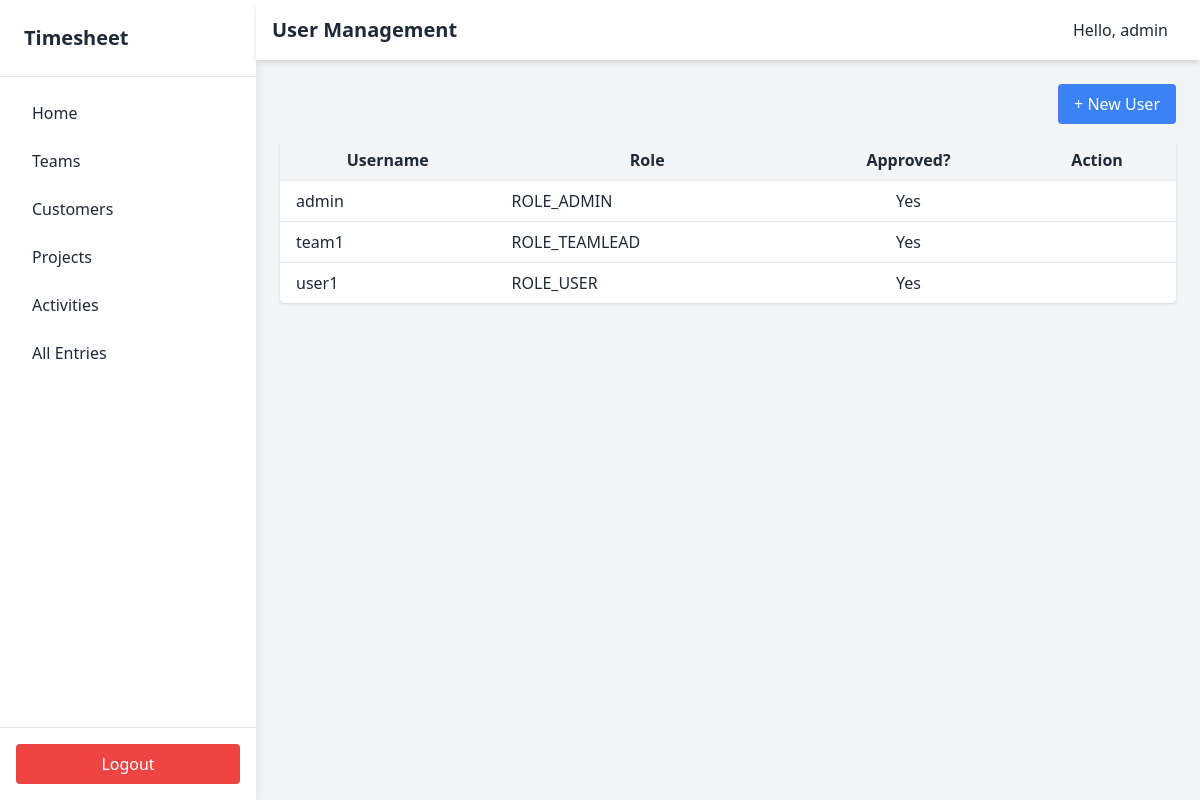
The page /users (signed in) on the database as committed earlier.
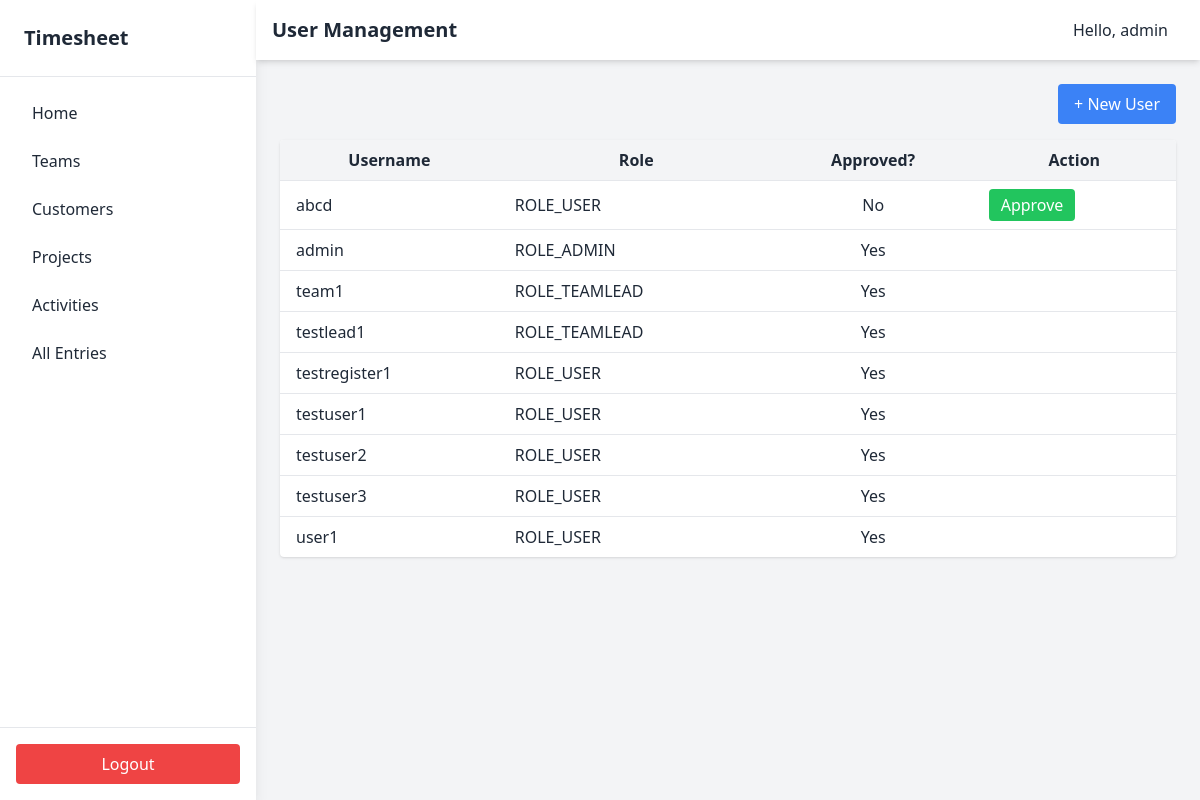
The same page on the database as committed later.
### models.py (models this page shows, shortened)
class User(UserMixin, db.Model):
    __tablename__ = "users"
    id = db.Column(db.Integer, primary_key=True)
    username = db.Column(db.String(150), unique=True, nullable=False)
    password_hash = db.Column(db.String(256), nullable=False)
    role = db.Column(db.String(50), nullable=False, default="ROLE_USER")
    is_approved = db.Column(db.Boolean, nullable=False, default=False)
    leading_teams = db.relationship(
        "Team",
        back_populates="lead",
        foreign_keys="[Team.lead_id]",
        cascade="all, delete-orphan",
    )
    teams = db.relationship("Team", secondary=team_members, back_populates="members")

### app.py (the view)
@app.route("/users")
@login_required
@role_required("ROLE_ADMIN")
def list_users():
    users = User.query.order_by(User.username).all()
    return render_template("users.html", users=users)

### app.py (called while the page is built)
@login_manager.user_loader
def load_user(user_id):
    return User.query.get(int(user_id))

def role_required(role):
    def decorator(f):
        @wraps(f)
        def wrapped(*args, **kwargs):
            if not current_user.is_authenticated or current_user.role != role:
                abort(403)
            return f(*args, **kwargs)
        return wrapped
    return decorator

### templates/users.html (shortened to what this page needs)
{% extends "base.html" %}
{% block page_title %}User Management{% endblock %}
{% block content %}
<div class="flex justify-end mb-4">
    <a href="{{ url_for('new_user') }}" class="bg-blue-500 text-white px-4 py-2 rounded hover:bg-blue-600">
        + New User
    </a>
</div>
<table class="min-w-full bg-white rounded shadow overflow-hidden">
    <thead class="bg-gray-100">
        <tr>
            <th class="px-4 py-2">Username</th>
            <th class="px-4 py-2">Role</th>
            <th class="px-4 py-2">Approved?</th>
            <th class="px-4 py-2">Action</th>
        </tr>
    </thead>
    <tbody>
        {% for u in users %}
        <tr class="border-t">
            <td class="px-4 py-2">{{ u.username }}</td>
            <td class="px-4 py-2">{{ u.role }}</td>
            <td class="px-4 py-2 text-center">{{ 'Yes' if u.is_approved else 'No' }}</td>
            <td class="px-4 py-2">
                {% if not u.is_approved %}
                <form method="POST" action="{{ url_for('approve_user', id=u.id) }}">
                    <button type="submit" class="bg-green-500 text-white px-3 py-1 rounded hover:bg-green-600">
                        Approve
                    </button>
                </form>
                {% endif %}
            </td>
        </tr>
        {% endfor %}
    </tbody>
</table>
{% endblock %}

### templates/base.html (shortened to what this page needs)
<!DOCTYPE html>
<html lang="en">
<head>
    <script src="https://cdn.tailwindcss.com"></script>
</head>
<body class="h-screen flex bg-gray-100 text-gray-800">
    <aside class="w-64 bg-white shadow-lg hidden md:flex flex-col">
        <div class="p-6 text-xl font-bold border-b">Timesheet</div>
        <nav class="flex-1 p-4 space-y-2">
            {% if current_user.is_authenticated %}
            <a href="{{ url_for('home') }}" class="block px-4 py-2 rounded hover:bg-gray-200">Home</a>
            {% if current_user.role == 'ROLE_ADMIN' %}
            <a href="{{ url_for('list_teams') }}" class="block px-4 py-2 rounded hover:bg-gray-200">Teams</a>
            <a href="{{ url_for('list_customers') }}" class="block px-4 py-2 rounded hover:bg-gray-200">Customers</a>
            <a href="{{ url_for('list_projects') }}" class="block px-4 py-2 rounded hover:bg-gray-200">Projects</a>
            <a href="{{ url_for('list_activities') }}" class="block px-4 py-2 rounded hover:bg-gray-200">Activities</a>
            <a href="{{ url_for('all_entries') }}" class="block px-4 py-2 rounded hover:bg-gray-200">All Entries</a>
            {% else %}
            <a href="{{ url_for('new_entry') }}" class="block px-4 py-2 rounded hover:bg-gray-200">New Entry</a>
            <a href="{{ url_for('list_my_entries') }}" class="block px-4 py-2 rounded hover:bg-gray-200">My Entries</a>
            {% endif %}
            {% else %}
            <a href="{{ url_for('login') }}" class="block px-4 py-2 rounded hover:bg-gray-200">Login</a>
            <a href="{{ url_for('register') }}" class="block px-4 py-2 rounded hover:bg-gray-200">Register</a>
            {% endif %}
        </nav>
        {% if current_user.is_authenticated %}
        <div class="p-4 border-t">
            <a href="{{ url_for('logout') }}"
                class="w-full block text-center py-2 bg-red-500 text-white rounded hover:bg-red-600">
                Logout
            </a>
        </div>
        {% endif %}
    </aside>
    <div class="flex-1 flex flex-col">
        <header class="w-full bg-white shadow-md p-4 flex justify-between items-center">
            <div class="text-xl font-semibold">{% block page_title %}{% endblock %}</div>
            <div>
                {% if current_user.is_authenticated %}
                <span class="mr-4">Hello, {{ current_user.username }}</span>
                {% endif %}
            </div>
        </header>
        <main class="p-6 overflow-auto">
            {% block content %}{% endblock %}
        </main>
    </div>
</body>
</html>

Rows that differ between the two databases and show on the page:
added User: username "abcd", role "ROLE_USER", is_approved "No"
added User: username "testlead1", role "ROLE_TEAMLEAD", is_approved "Yes"
added User: username "testregister1", role "ROLE_USER", is_approved "Yes"
added User: username "testuser1", role "ROLE_USER", is_approved "Yes"
added User: username "testuser2", role "ROLE_USER", is_approved "Yes"
added User: username "testuser3", role "ROLE_USER", is_approved "Yes"
